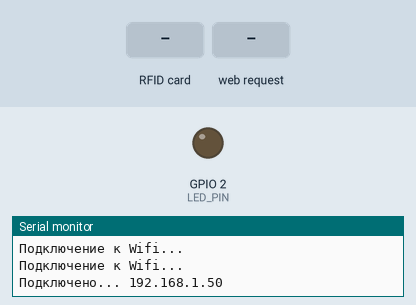
Recording of a sketch running on a simulated ESP32. Shown: output pins drawn as LEDs (lit = HIGH), the last lines printed to the serial monitor. Dashed ring = blinking. The inputs (shaded band) are chosen by the test bench. WiFi joins after 1.5 s; servers stay silent unless stated.

Above: at 4.7 s.
4.8 s: RFID card 01 CE 3D 88 held to the reader
At 5.07 s:
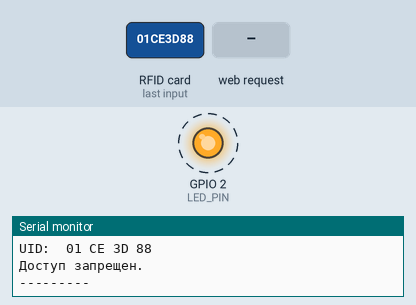
6.3 s: HTTP request GET /open received
At 7.6 s:
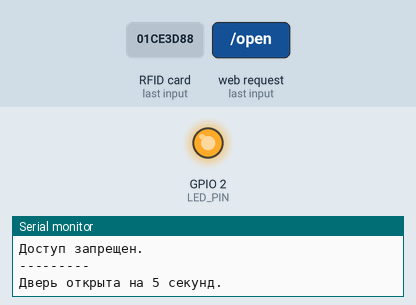
9.3 s: RFID card AE 36 34 DA held to the reader
At 10.4 s:
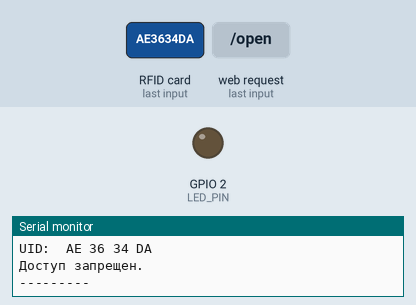
Timing chart, 0 to 11.9 s (numbered marks = the images above; inputs shaded):
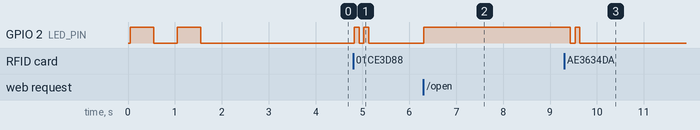

Measured:
- after the input at 4.8 s, GPIO 2 (LED_PIN): alternates HIGH for 0.10 s and LOW for 0.10 s, 4 changes in all, then stays LOW, starting at once
- after the input at 6.3 s, GPIO 2 (LED_PIN): LOW → HIGH at once
- after the input at 9.3 s, GPIO 2 (LED_PIN): HIGH → LOW after 0.14 s instead of 2.0 s

The sketch:

esp32_pacs.ino
```cpp
#include <SPI.h>
#include <MFRC522.h>
#include <WiFi.h>
#include <ESPAsyncWebServer.h>

#define SS_PIN 21
#define RST_PIN 22
#define LED_PIN 2
#define INIT_BLINK_DELAY 500
#define WRONG_BLINK_DELAY 100

MFRC522 rfid(SS_PIN, RST_PIN); // Инициализация RC522


// ------------------ МАССИВ КЛЮЧЕЙ ----------------------
byte key1[] = {0x7A, 0x5D, 0xC4, 0x1F}; // UID ключа
String key1Name = "Blue Key"; // Название ключа

byte key2[] = {0x01, 0xCE, 0x3D, 0x88}; // UID ключа
String key2Name = "Red Key"; // Название ключа

byte key3[] = {0xAE, 0x36, 0x34, 0xDA}; // UID ключа
String key3Name = "Alex Key"; // Название ключа
// ------------------ МАССИВ КЛЮЧЕЙ ----------------------


// SSID и пароль для Wifi
const char* ssid = "YOUR_SSID";
const char* password = "YOUR_PASSWORD";

// Открытие веб сервера
AsyncWebServer server(80);


// Счетчик открытия двери
unsigned long openTime = 0;

// Таймер открытия двери в мс
unsigned long timer = 5000;

// Функция переключения светодиода
void toggleLED(bool state) {
  digitalWrite(LED_PIN, state ? HIGH : LOW);
}


// Функция светодиода для инициализации СКУД
void blink_init() {
  toggleLED(LOW);
  toggleLED(HIGH);
  delay(INIT_BLINK_DELAY);
  toggleLED(LOW);
  delay(INIT_BLINK_DELAY);
  toggleLED(HIGH);
  delay(INIT_BLINK_DELAY);
  toggleLED(LOW);
}


// Функция светодиода для неправильного ключа
void blink_wrong() {
  toggleLED(LOW);
  toggleLED(HIGH);
  delay(WRONG_BLINK_DELAY);
  toggleLED(LOW);
  delay(WRONG_BLINK_DELAY);
  toggleLED(HIGH);
  delay(WRONG_BLINK_DELAY);
  toggleLED(LOW);
}

// Функция чтения UID ключа
void printCardUID() {
  for (int i = 0; i < rfid.uid.size; i++) {
    Serial.print(rfid.uid.uidByte[i] < 0x10 ? " 0" : " ");
    Serial.print(rfid.uid.uidByte[i], HEX);
  }
  Serial.println();
}

// Функция корня веб сервера
void handleRoot(AsyncWebServerRequest *request) {
  String message = "ESP32 SKUD";
  message += "\n\nTo open move here: /open";
  request->send(200, "text/plain", message);
}

// Функция открывания двери по Wifi
void handleOpenDoor(AsyncWebServerRequest *request) {
    handleAccessGranted();
    request->send(200, "text/plain", "OPENED...");
}


void setup() {
  Serial.begin(9600);
  SPI.begin();
  rfid.PCD_Init();
  pinMode(LED_PIN, OUTPUT);
  blink_init();
  Serial.println("ESP32 СКУД");
  Serial.println();
  WiFi.begin(ssid, password);
  while (WiFi.status() != WL_CONNECTED) {
    delay(1000);
    Serial.println("Подключение к Wifi...");
  }
  Serial.print("Подключено... ");
  Serial.print(WiFi.localIP());
  Serial.println();
  // Пути сервера
  server.on("/", HTTP_GET, handleRoot);
  server.on("/open", HTTP_GET, handleOpenDoor);
  server.begin();

}

void loop() {
  if (rfid.PICC_IsNewCardPresent() && rfid.PICC_ReadCardSerial()) {
    Serial.print("\n---------\n");
    Serial.print("UID: ");
    printCardUID();

    // ------------------ ПРОВЕРКА КЛЮЧЕЙ ----------------------
    if (compareKeys(rfid.uid.uidByte, key1)) {
      Serial.println();
      Serial.print("Доступ разрешен - ");
      Serial.print(key1Name);
      Serial.println();
      handleAccessGranted();
    }
    // ------------------ ПРОВЕРКА КЛЮЧЕЙ ----------------------


    else {
      Serial.println("Доступ запрещен.\n---------");
      blink_wrong();
    }

    delay(1000); // Задержка для избежания считывания карты несколько раз подряд
  }

  // Закрываем дверь после истечения времени открытия
  if (openTime > 0 && millis() - openTime > timer) {
    Serial.println();
    Serial.print("Дверь закрыта.\n---------");
    toggleLED(LOW); // Выключаем светодиод после закрытия двери
    openTime = 0;
  }
}

// Функция для сравнения ключей
bool compareKeys(byte cardKey[], byte storedKey[]) {
  for (int i = 0; i < 4; i++) {
    if (cardKey[i] != storedKey[i]) {
      return false; // Ключи не совпадают
    }
  }
  return true; // Ключи совпадают
}

// Функция для обработки успешного открытия двери
void handleAccessGranted() {
  openTime = millis();
  Serial.print("Дверь открыта на ");
  Serial.print(timer / 1000);
  Serial.print(" секунд.");
  toggleLED(HIGH); // Включаем светодиод при открытии двери
}
```
